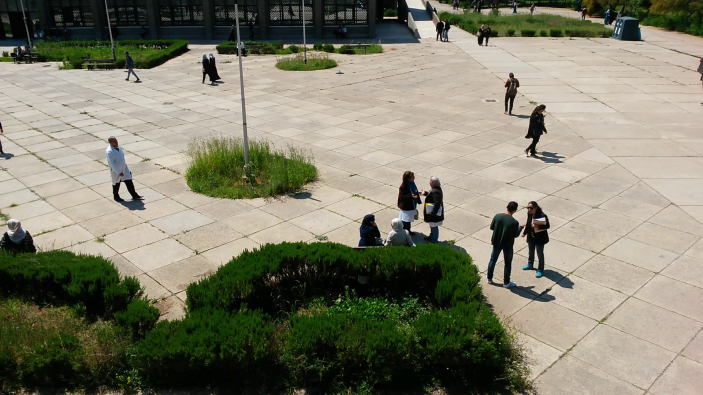
#> input picture Comunication-multimedia/bloc-matching/image.png, 703 x 395 px
$ python main.py
#> lines starting #> are read from the running program, lines starting #| are printed output that depends on the picture
import cv2
from sklearn.metrics import mean_squared_error

import numpy as np
img1 = cv2.imread("image.png")
#> img1 is the input picture: shape (395, 703, 3); mean B, G, R 107.9, 126.5, 128.2
img2 = cv2.imread("image072.png")
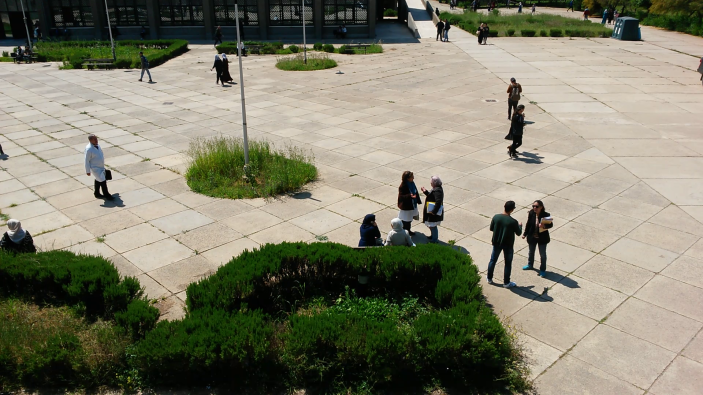
#> input picture Comunication-multimedia/bloc-matching/image072.png, 703 x 395 px
#> img2 is the input picture: shape (395, 703, 3); mean B, G, R 107.6, 126.5, 128.1
grayImg2 = cv2.cvtColor(img2, cv2.COLOR_BGR2GRAY)
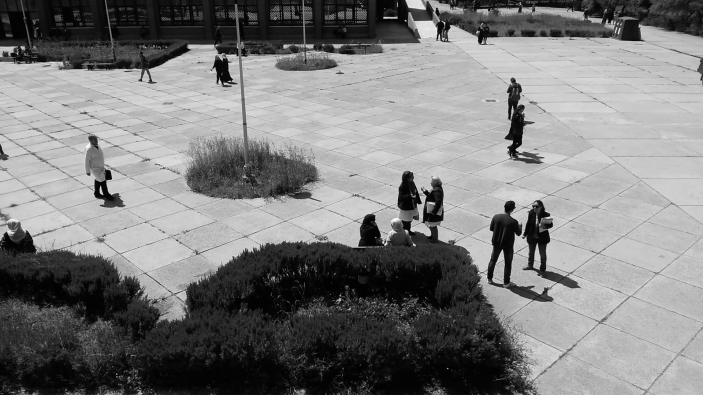
#> grayImg2: shape (395, 703); min 1, max 253, mean 124.8


# Set the block size and search neighborhood size
block_size = (16, 16)
#step
search_size = 32

def get_center(i,j):
     return (i+block_size[0]//2,j+block_size[0]//2)


def meanSquaredError(img1, img2):
        squared_diff = (img1 -img2) ** 2
        summed = np.sum(squared_diff)
        num_pix = img1.shape[0] * img1.shape[1] #img1 and 2 should have same shape
        err = summed / num_pix
        return err

# [6 lines of commented-out code are left out]


img = cv2.imread("image072.png")
img2 = cv2.imread("image.png")

#create black image
black_img = np.zeros((img.shape[0], img.shape[1], 3), dtype = np.uint8)
black_img = 255*black_img


prev_frame =  cv2.cvtColor(img, cv2.COLOR_YCrCb2BGR)
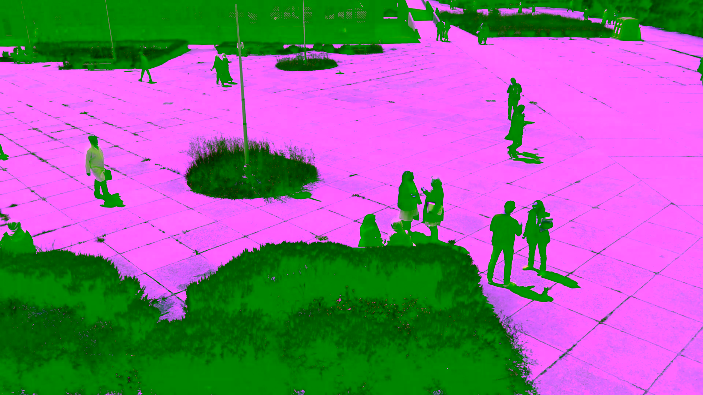
#> prev_frame: shape (395, 703, 3); mean B, G, R 144.9, 108.7, 141.2
frame = cv2.cvtColor(img2, cv2.COLOR_YCrCb2BGR)
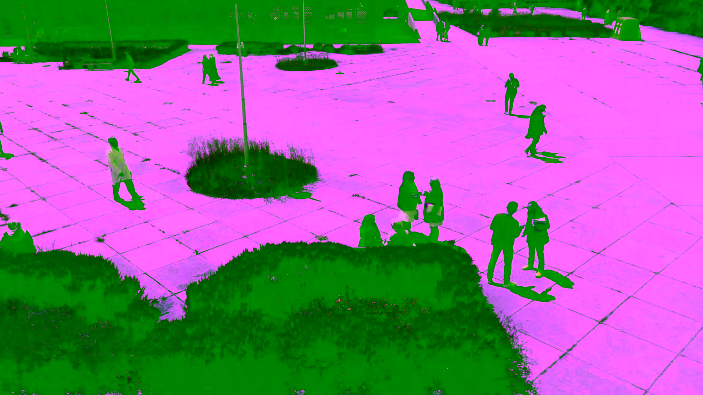
#> frame: shape (395, 703, 3); mean B, G, R 145, 108.8, 141.5

# les frames avec carres
prev_frame_carre =  np.copy (img)
frame_carre = np.copy(img2)


# Divide the frame(395, 703, 3) into blocks 16*16
for i in range(0,frame.shape[0]-16, block_size[0]):
    for j in range(0, frame.shape[1]-16, block_size[1]):
# for i in range(150,151, block_size[0]):
#     for j in range(120, 121, block_size[1]):
        i_base=i
        j_base=j
        print("luda",i_base,j_base)
        # Get the current block
        targetBlock  = prev_frame[i:i+block_size[0], j:j+block_size[1]]

        # Search for the most similar block in the previous frame
        min_mse = float("inf")
        min_x = 0
        min_y = 0
        search_size = 32
        while search_size>=16 and i_base<=frame.shape[0]+block_size[0] and j_base<= frame.shape[1]+block_size[1]:
            for x in range(i_base-search_size,i_base+search_size+1,search_size):
                for y in range(j_base-search_size,j_base+search_size+1,search_size):
                        if(x>=0 and y>=0 and x+block_size[0]<frame.shape[0] and y+block_size[1]<frame.shape[1]):
                            SearchBlock=frame[x:x+block_size[0],y:y+block_size[1]]

                            #cv2.rectangle(frame_carre, (y, x), (y+block_size[1], x+block_size[0]), (255, 255, 255), 2)
                            #cv2.rectangle(frame_carre, (y, x), (y+16, x+16), (200, 0, 0), 2)
                            mse = meanSquaredError(targetBlock , SearchBlock)
                            if mse < min_mse:
                                min_mse = mse
                                min_x = x
                                min_y = y
                            #print(x,y,i_base,j_base,mse)


            i_base=min_x
            j_base=min_y
            #print("/n",i_base,j_base,i,j,block_size)
            search_size=search_size//2


        #print(i,j,min_x,min_y)
        if (min_mse>50):
         # Calculate the residual
         #black_img[i:i+block_size[0],j:j+block_size[1]] = np.subtract(img2[min_x:min_x+block_size[0],min_y:min_y+block_size[1]],img[i:i+block_size[0], j:j+block_size[1]])
         black_img[i:i+block_size[0],j:j+block_size[1]] = img[i:i+block_size[0], j:j+block_size[1]]
         #  img2[min_x:min_x+block_size[0],min_y:min_y+block_size[1]] + img[i:i+block_size[0], j:j+block_size[1]]
        else :
         # Surround the block with a square
         cv2.rectangle(frame_carre, (min_y, min_x), (min_y+block_size[1], min_x+block_size[0]), (0, 255, 0), 2)

        cv2.rectangle(prev_frame_carre, (j, i), (j+block_size[1], i+block_size[0]), (255, 255, 255), 2)
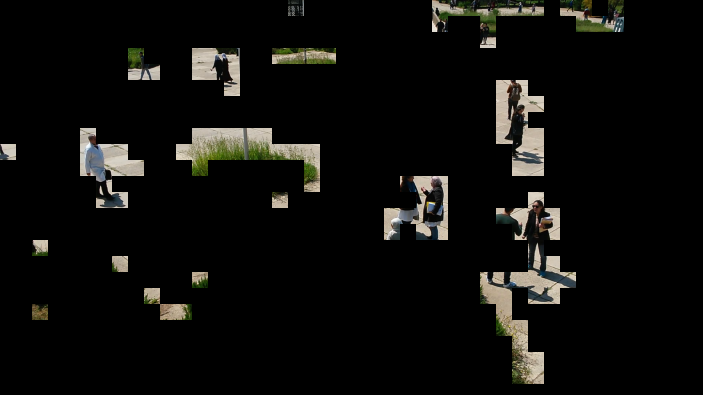
#> black_img: shape (395, 703, 3); mean B, G, R 12.1, 14.2, 14.6
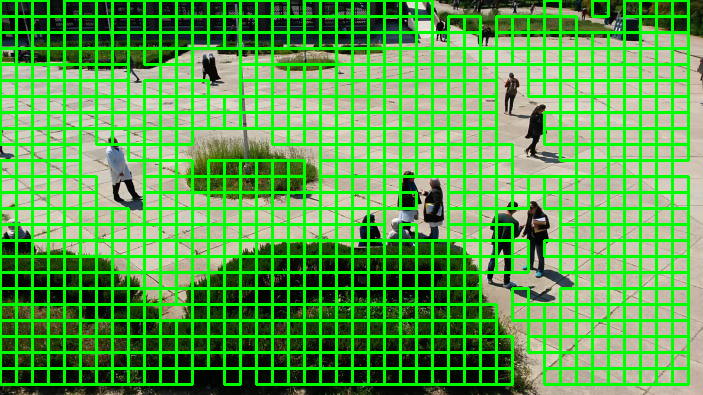
#> frame_carre: shape (395, 703, 3); mean B, G, R 74.9, 165.8, 88.9
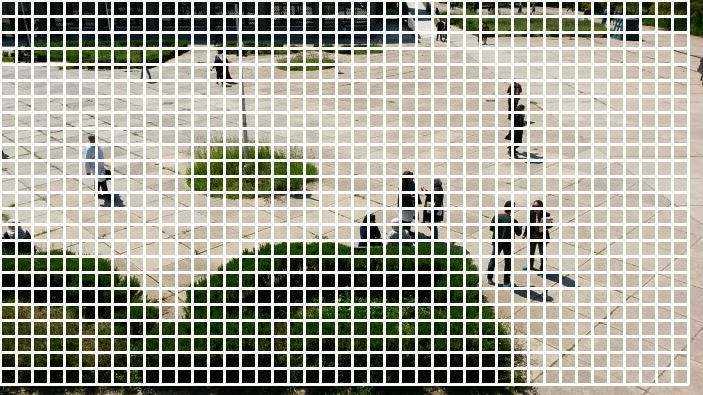
#> prev_frame_carre: shape (395, 703, 3); mean B, G, R 156.6, 169.1, 170.3


# Display the frame

cv2.imshow("resultat", frame_carre)
cv2.imshow("origine", prev_frame_carre)
cv2.imshow("black image", black_img)
cv2.waitKey(0)
